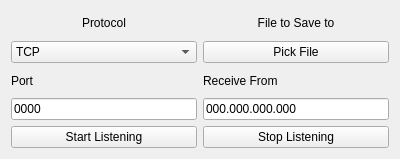
<?xml version="1.0" encoding="UTF-8"?>
<ui version="4.0">
 <class>Server</class>
 <widget class="QWidget" name="Server">
  <property name="geometry">
   <rect>
    <x>0</x>
    <y>0</y>
    <width>400</width>
    <height>159</height>
   </rect>
  </property>
  <property name="windowTitle">
   <string>Server</string>
  </property>
  <layout class="QVBoxLayout" name="verticalLayout">
   <item>
    <layout class="QHBoxLayout" name="horizontalLayout">
     <item>
      <layout class="QVBoxLayout" name="verticalLayout_3">
       <item>
        <widget class="QLabel" name="label_5">
         <property name="text">
          <string>Protocol</string>
         </property>
         <property name="alignment">
          <set>Qt::AlignCenter</set>
         </property>
        </widget>
       </item>
       <item>
        <widget class="QComboBox" name="comboBox">
         <property name="maxVisibleItems">
          <number>2</number>
         </property>
         <item>
          <property name="text">
           <string>TCP</string>
          </property>
         </item>
         <item>
          <property name="text">
           <string>UDP</string>
          </property>
         </item>
        </widget>
       </item>
      </layout>
     </item>
     <item>
      <layout class="QVBoxLayout" name="verticalLayout_4">
       <item>
        <widget class="QLabel" name="label_3">
         <property name="text">
          <string>File to Save to</string>
         </property>
         <property name="alignment">
          <set>Qt::AlignCenter</set>
         </property>
        </widget>
       </item>
       <item>
        <widget class="QPushButton" name="pickFileButton">
         <property name="text">
          <string>Pick File</string>
         </property>
        </widget>
       </item>
      </layout>
     </item>
    </layout>
   </item>
   <item>
    <layout class="QHBoxLayout" name="horizontalLayout_3">
     <item>
      <layout class="QVBoxLayout" name="verticalLayout_7">
       <item>
        <widget class="QLabel" name="label_7">
         <property name="text">
          <string>Port</string>
         </property>
        </widget>
       </item>
       <item>
        <widget class="QLineEdit" name="portEdit">
         <property name="text">
          <string>0000</string>
         </property>
        </widget>
       </item>
      </layout>
     </item>
     <item>
      <layout class="QVBoxLayout" name="verticalLayout_6">
       <item>
        <widget class="QLabel" name="label_6">
         <property name="text">
          <string>Receive From</string>
         </property>
        </widget>
       </item>
       <item>
        <widget class="QLineEdit" name="ipEdit">
         <property name="text">
          <string>000.000.000.000</string>
         </property>
        </widget>
       </item>
      </layout>
     </item>
    </layout>
   </item>
   <item>
    <layout class="QHBoxLayout" name="horizontalLayout_2">
     <item>
      <widget class="QPushButton" name="startButton">
       <property name="text">
        <string>Start Listening</string>
       </property>
      </widget>
     </item>
     <item>
      <widget class="QPushButton" name="stopButton">
       <property name="text">
        <string>Stop Listening</string>
       </property>
      </widget>
     </item>
    </layout>
   </item>
  </layout>
 </widget>
 <resources/>
 <connections/>
</ui>
